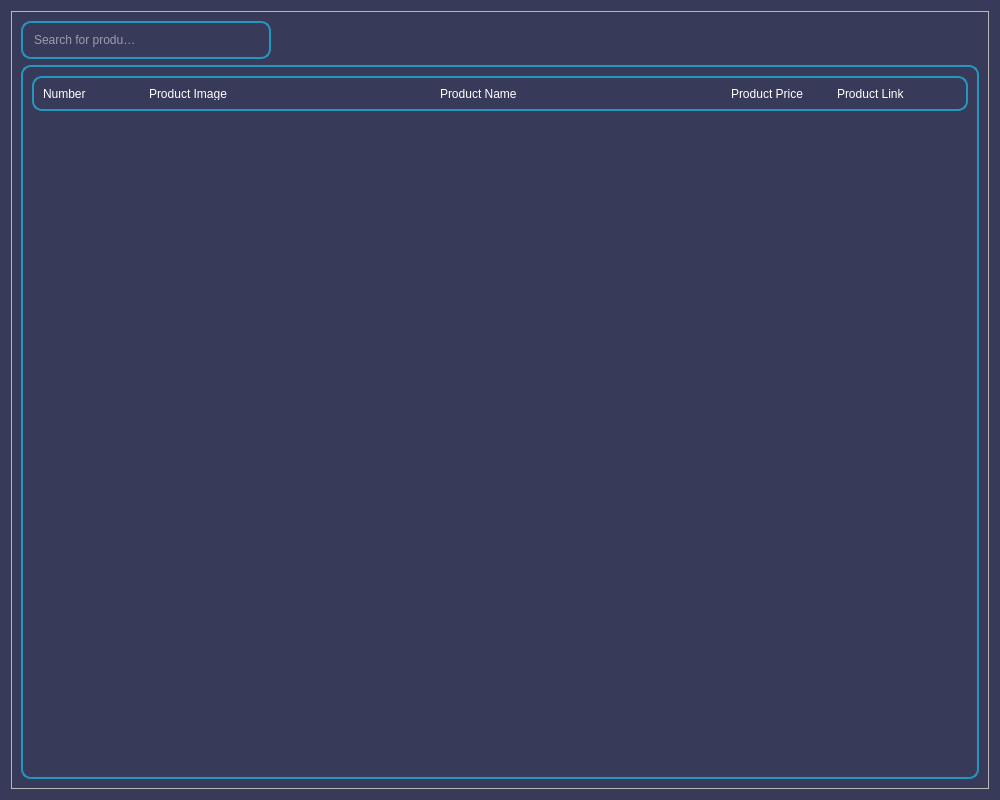
<?xml version="1.0" encoding="UTF-8"?>
<ui version="4.0">
 <class>Dialog</class>
 <widget class="QDialog" name="Dialog">
  <property name="geometry">
   <rect>
    <x>0</x>
    <y>0</y>
    <width>1000</width>
    <height>800</height>
   </rect>
  </property>
  <property name="windowTitle">
   <string>Dialog</string>
  </property>
  <property name="styleSheet">
   <string notr="true">QDialog#Dialog{
	background-color: rgb(56, 58, 89);	
	color: rgb(220, 220, 220);
}</string>
  </property>
  <layout class="QVBoxLayout" name="verticalLayout">
   <item>
    <widget class="QFrame" name="frame">
     <property name="frameShape">
      <enum>QFrame::StyledPanel</enum>
     </property>
     <property name="frameShadow">
      <enum>QFrame::Raised</enum>
     </property>
     <layout class="QVBoxLayout" name="verticalLayout_2">
      <item>
       <widget class="QFrame" name="searchFrame">
        <property name="maximumSize">
         <size>
          <width>250</width>
          <height>60</height>
         </size>
        </property>
        <property name="styleSheet">
         <string notr="true">*{
color:#000;
border:none;
}
QLineEdit{
background: transparent;
}

#searchFrame{
border-radius:10px;
border:2px solid #2596be;
}</string>
        </property>
        <property name="frameShape">
         <enum>QFrame::StyledPanel</enum>
        </property>
        <property name="frameShadow">
         <enum>QFrame::Raised</enum>
        </property>
        <layout class="QHBoxLayout" name="horizontalLayout">
         <item alignment="Qt::AlignLeft">
          <widget class="QLineEdit" name="searchBox">
           <property name="maximumSize">
            <size>
             <width>150</width>
             <height>20</height>
            </size>
           </property>
           <property name="styleSheet">
            <string notr="true">color: rgb(255, 255, 255);</string>
           </property>
           <property name="placeholderText">
            <string>Search for products</string>
           </property>
          </widget>
         </item>
        </layout>
       </widget>
      </item>
      <item>
       <widget class="QFrame" name="frame_2">
        <property name="styleSheet">
         <string notr="true">#frame_2{
border-radius:10px;
border:2px solid #2596be;
}</string>
        </property>
        <property name="frameShape">
         <enum>QFrame::StyledPanel</enum>
        </property>
        <property name="frameShadow">
         <enum>QFrame::Raised</enum>
        </property>
        <layout class="QVBoxLayout" name="verticalLayout_3">
         <item>
          <widget class="QFrame" name="categoryFrame">
           <property name="maximumSize">
            <size>
             <width>16777215</width>
             <height>35</height>
            </size>
           </property>
           <property name="styleSheet">
            <string notr="true">#categoryFrame{
border-radius:10px;
border:2px solid #2596be;
}</string>
           </property>
           <property name="frameShape">
            <enum>QFrame::StyledPanel</enum>
           </property>
           <property name="frameShadow">
            <enum>QFrame::Raised</enum>
           </property>
           <layout class="QGridLayout" name="gridLayout_3">
            <item row="0" column="3">
             <widget class="QLabel" name="C_Price">
              <property name="maximumSize">
               <size>
                <width>100</width>
                <height>16777215</height>
               </size>
              </property>
              <property name="styleSheet">
               <string notr="true">color: rgb(255, 255, 255);</string>
              </property>
              <property name="text">
               <string>Product Price</string>
              </property>
             </widget>
            </item>
            <item row="0" column="4">
             <widget class="QLabel" name="C_Link">
              <property name="maximumSize">
               <size>
                <width>120</width>
                <height>16777215</height>
               </size>
              </property>
              <property name="styleSheet">
               <string notr="true">color: rgb(255, 255, 255);</string>
              </property>
              <property name="text">
               <string>Product Link</string>
              </property>
             </widget>
            </item>
            <item row="0" column="0">
             <widget class="QLabel" name="C_Number">
              <property name="maximumSize">
               <size>
                <width>100</width>
                <height>16777215</height>
               </size>
              </property>
              <property name="styleSheet">
               <string notr="true">color: rgb(255, 255, 255);</string>
              </property>
              <property name="text">
               <string>Number</string>
              </property>
             </widget>
            </item>
            <item row="0" column="2">
             <widget class="QLabel" name="C_Name">
              <property name="maximumSize">
               <size>
                <width>400</width>
                <height>16777215</height>
               </size>
              </property>
              <property name="styleSheet">
               <string notr="true">color: rgb(255, 255, 255);</string>
              </property>
              <property name="text">
               <string>Product Name</string>
              </property>
             </widget>
            </item>
            <item row="0" column="1">
             <widget class="QLabel" name="C_Image">
              <property name="maximumSize">
               <size>
                <width>300</width>
                <height>16777215</height>
               </size>
              </property>
              <property name="styleSheet">
               <string notr="true">color: rgb(255, 255, 255);</string>
              </property>
              <property name="text">
               <string>Product Image</string>
              </property>
             </widget>
            </item>
           </layout>
          </widget>
         </item>
         <item>
          <widget class="QScrollArea" name="scrollArea">
           <property name="styleSheet">
            <string notr="true">#scrollArea{
color:#000;
border:none;
}

QScrollArea#scrollArea{
	background-color: rgb(56, 58, 89);	
	color: rgb(220, 220, 220);
}</string>
           </property>
           <property name="widgetResizable">
            <bool>true</bool>
           </property>
           <widget class="QWidget" name="ProductResultFrame">
            <property name="geometry">
             <rect>
              <x>0</x>
              <y>0</y>
              <width>940</width>
              <height>655</height>
             </rect>
            </property>
            <property name="styleSheet">
             <string notr="true">QWidget#ProductResultFrame{
	background-color: rgb(56, 58, 89);	
	color: rgb(220, 220, 220);
}</string>
            </property>
            <layout class="QGridLayout" name="gridLayout"/>
           </widget>
          </widget>
         </item>
        </layout>
       </widget>
      </item>
     </layout>
    </widget>
   </item>
  </layout>
 </widget>
 <resources/>
 <connections/>
</ui>
